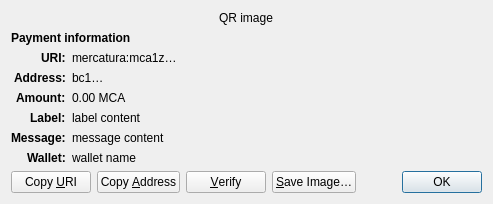
<?xml version="1.0" encoding="UTF-8"?>
<ui version="4.0">
 <class>ReceiveRequestDialog</class>
 <widget class="QDialog" name="ReceiveRequestDialog">
  <property name="geometry">
   <rect>
    <x>0</x>
    <y>0</y>
    <width>413</width>
    <height>229</height>
   </rect>
  </property>
  <property name="windowTitle">
   <string>Request payment to …</string>
  </property>
  <layout class="QGridLayout" name="gridLayout" columnstretch="0,1">
   <property name="sizeConstraint">
    <enum>QLayout::SetFixedSize</enum>
   </property>
   <item row="0" column="0" colspan="2" alignment="Qt::AlignHCenter">
    <widget class="QRImageWidget" name="qr_code">
     <property name="text">
      <string notr="true">QR image</string>
     </property>
     <property name="textInteractionFlags">
      <set>Qt::NoTextInteraction</set>
     </property>
    </widget>
   </item>
   <item row="1" column="0" colspan="2">
    <widget class="QLabel" name="payment_header">
     <property name="font">
      <font>
       <weight>75</weight>
       <bold>true</bold>
      </font>
     </property>
     <property name="text">
      <string>Payment information</string>
     </property>
     <property name="textInteractionFlags">
      <set>Qt::NoTextInteraction</set>
     </property>
    </widget>
   </item>
   <item row="2" column="0" alignment="Qt::AlignRight|Qt::AlignTop">
    <widget class="QLabel" name="uri_tag">
     <property name="font">
      <font>
       <weight>75</weight>
       <bold>true</bold>
      </font>
     </property>
     <property name="text">
      <string notr="true">URI:</string>
     </property>
     <property name="textFormat">
      <enum>Qt::PlainText</enum>
     </property>
     <property name="textInteractionFlags">
      <set>Qt::NoTextInteraction</set>
     </property>
    </widget>
   </item>
   <item row="2" column="1" alignment="Qt::AlignTop">
    <widget class="QLabel" name="uri_content">
     <property name="text">
      <string notr="true">mercatura:mca1z…</string>
     </property>
     <property name="textFormat">
      <enum>Qt::RichText</enum>
     </property>
     <property name="wordWrap">
      <bool>true</bool>
     </property>
     <property name="textInteractionFlags">
      <set>Qt::TextSelectableByMouse</set>
     </property>
    </widget>
   </item>
   <item row="3" column="0" alignment="Qt::AlignRight|Qt::AlignTop">
    <widget class="QLabel" name="address_tag">
     <property name="font">
      <font>
       <weight>75</weight>
       <bold>true</bold>
      </font>
     </property>
     <property name="text">
      <string>Address:</string>
     </property>
     <property name="textInteractionFlags">
      <set>Qt::NoTextInteraction</set>
     </property>
    </widget>
   </item>
   <item row="3" column="1" alignment="Qt::AlignTop">
    <widget class="QLabel" name="address_content">
     <property name="text">
      <string notr="true">bc1…</string>
     </property>
     <property name="textFormat">
      <enum>Qt::PlainText</enum>
     </property>
     <property name="textInteractionFlags">
      <set>Qt::TextSelectableByMouse</set>
     </property>
    </widget>
   </item>
   <item row="4" column="0" alignment="Qt::AlignRight|Qt::AlignTop">
    <widget class="QLabel" name="amount_tag">
     <property name="font">
      <font>
       <weight>75</weight>
       <bold>true</bold>
      </font>
     </property>
     <property name="text">
      <string>Amount:</string>
     </property>
     <property name="textInteractionFlags">
      <set>Qt::NoTextInteraction</set>
     </property>
    </widget>
   </item>
   <item row="4" column="1" alignment="Qt::AlignTop">
    <widget class="QLabel" name="amount_content">
     <property name="text">
      <string notr="true">0.00 MCA</string>
     </property>
     <property name="textFormat">
      <enum>Qt::PlainText</enum>
     </property>
     <property name="textInteractionFlags">
      <set>Qt::TextSelectableByMouse</set>
     </property>
    </widget>
   </item>
   <item row="5" column="0" alignment="Qt::AlignRight|Qt::AlignTop">
    <widget class="QLabel" name="label_tag">
     <property name="font">
      <font>
       <weight>75</weight>
       <bold>true</bold>
      </font>
     </property>
     <property name="text">
      <string>Label:</string>
     </property>
     <property name="textInteractionFlags">
      <set>Qt::NoTextInteraction</set>
     </property>
    </widget>
   </item>
   <item row="5" column="1" alignment="Qt::AlignTop">
    <widget class="QLabel" name="label_content">
     <property name="text">
      <string notr="true">label content</string>
     </property>
     <property name="textFormat">
      <enum>Qt::PlainText</enum>
     </property>
     <property name="wordWrap">
      <bool>true</bool>
     </property>
     <property name="textInteractionFlags">
      <set>Qt::TextSelectableByMouse</set>
     </property>
    </widget>
   </item>
   <item row="6" column="0" alignment="Qt::AlignRight|Qt::AlignTop">
    <widget class="QLabel" name="message_tag">
     <property name="font">
      <font>
       <weight>75</weight>
       <bold>true</bold>
      </font>
     </property>
     <property name="text">
      <string>Message:</string>
     </property>
     <property name="textInteractionFlags">
      <set>Qt::NoTextInteraction</set>
     </property>
    </widget>
   </item>
   <item row="6" column="1" alignment="Qt::AlignTop">
    <widget class="QLabel" name="message_content">
     <property name="text">
      <string notr="true">message content</string>
     </property>
     <property name="textFormat">
      <enum>Qt::PlainText</enum>
     </property>
     <property name="wordWrap">
      <bool>true</bool>
     </property>
     <property name="textInteractionFlags">
      <set>Qt::TextSelectableByMouse</set>
     </property>
    </widget>
   </item>
   <item row="7" column="0" alignment="Qt::AlignRight|Qt::AlignTop">
    <widget class="QLabel" name="wallet_tag">
     <property name="font">
      <font>
       <weight>75</weight>
       <bold>true</bold>
      </font>
     </property>
     <property name="text">
      <string>Wallet:</string>
     </property>
     <property name="textInteractionFlags">
      <set>Qt::NoTextInteraction</set>
     </property>
    </widget>
   </item>
   <item row="7" column="1" alignment="Qt::AlignTop">
    <widget class="QLabel" name="wallet_content">
     <property name="text">
      <string notr="true">wallet name</string>
     </property>
     <property name="textFormat">
      <enum>Qt::PlainText</enum>
     </property>
     <property name="wordWrap">
      <bool>true</bool>
     </property>
     <property name="textInteractionFlags">
      <set>Qt::TextSelectableByMouse</set>
     </property>
    </widget>
   </item>
   <item row="8" column="0" colspan="2">
    <layout class="QHBoxLayout" name="horizontalLayout">
     <item>
      <widget class="QPushButton" name="btnCopyURI">
       <property name="text">
        <string>Copy &amp;URI</string>
       </property>
       <property name="autoDefault">
        <bool>false</bool>
       </property>
      </widget>
     </item>
     <item>
      <widget class="QPushButton" name="btnCopyAddress">
       <property name="text">
        <string>Copy &amp;Address</string>
       </property>
       <property name="autoDefault">
        <bool>false</bool>
       </property>
      </widget>
     </item>
     <item>
      <widget class="QPushButton" name="btnVerify">
       <property name="text">
        <string>&amp;Verify</string>
       </property>
       <property name="toolTip">
        <string>Verify this address on e.g. a hardware wallet screen</string>
       </property>
       <property name="autoDefault">
        <bool>false</bool>
       </property>
      </widget>
     </item>
     <item>
      <widget class="QPushButton" name="btnSaveAs">
       <property name="text">
        <string>&amp;Save Image…</string>
       </property>
       <property name="autoDefault">
        <bool>false</bool>
       </property>
      </widget>
     </item>
     <item>
      <spacer name="horizontalSpacer_2">
       <property name="orientation">
        <enum>Qt::Horizontal</enum>
       </property>
       <property name="sizeHint" stdset="0">
        <size>
         <width>40</width>
         <height>20</height>
        </size>
       </property>
      </spacer>
     </item>
     <item>
      <widget class="QDialogButtonBox" name="buttonBox">
       <property name="focusPolicy">
        <enum>Qt::StrongFocus</enum>
       </property>
       <property name="standardButtons">
        <set>QDialogButtonBox::Ok</set>
       </property>
      </widget>
     </item>
    </layout>
   </item>
  </layout>
 </widget>
 <customwidgets>
  <customwidget>
   <class>QRImageWidget</class>
   <extends>QLabel</extends>
   <header>qt/qrimagewidget.h</header>
  </customwidget>
 </customwidgets>
 <tabstops>
  <tabstop>buttonBox</tabstop>
  <tabstop>btnCopyURI</tabstop>
  <tabstop>btnCopyAddress</tabstop>
  <tabstop>btnSaveAs</tabstop>
 </tabstops>
 <resources/>
 <connections>
  <connection>
   <sender>buttonBox</sender>
   <signal>accepted()</signal>
   <receiver>ReceiveRequestDialog</receiver>
   <slot>accept()</slot>
   <hints>
    <hint type="sourcelabel">
     <x>135</x>
     <y>230</y>
    </hint>
    <hint type="destinationlabel">
     <x>135</x>
     <y>126</y>
    </hint>
   </hints>
  </connection>
 </connections>
</ui>
